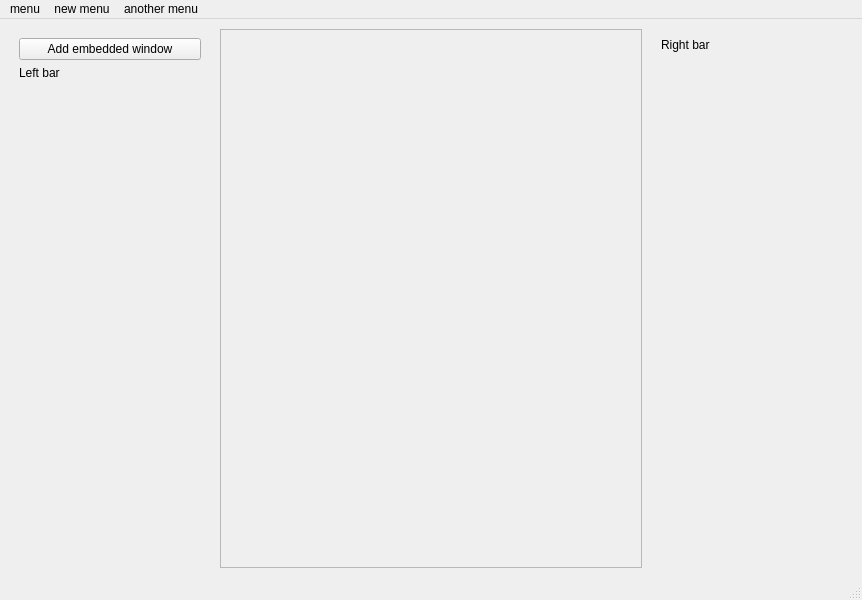
<?xml version="1.0" encoding="UTF-8"?>
<ui version="4.0">
 <class>MainWindow</class>
 <widget class="QMainWindow" name="MainWindow">
  <property name="geometry">
   <rect>
    <x>0</x>
    <y>0</y>
    <width>862</width>
    <height>600</height>
   </rect>
  </property>
  <property name="windowTitle">
   <string>QCustomEmbeddedWindow Example</string>
  </property>
  <widget class="QWidget" name="centralwidget">
   <layout class="QHBoxLayout" name="horizontalLayout">
    <property name="spacing">
     <number>10</number>
    </property>
    <property name="leftMargin">
     <number>10</number>
    </property>
    <property name="topMargin">
     <number>10</number>
    </property>
    <property name="rightMargin">
     <number>10</number>
    </property>
    <property name="bottomMargin">
     <number>10</number>
    </property>
    <item>
     <widget class="QWidget" name="leftBar" native="true">
      <property name="minimumSize">
       <size>
        <width>200</width>
        <height>0</height>
       </size>
      </property>
      <layout class="QVBoxLayout" name="leftBarLayout">
       <item>
        <widget class="QPushButton" name="addWindowBtn">
         <property name="text">
          <string>Add embedded window</string>
         </property>
        </widget>
       </item>
       <item>
        <widget class="QLabel" name="leftLabel">
         <property name="text">
          <string>Left bar</string>
         </property>
        </widget>
       </item>
       <item>
        <spacer name="leftSpacer">
         <property name="orientation">
          <enum>Qt::Vertical</enum>
         </property>
         <property name="sizeHint" stdset="0">
          <size>
           <width>20</width>
           <height>40</height>
          </size>
         </property>
        </spacer>
       </item>
      </layout>
     </widget>
    </item>
    <item>
     <widget class="QScrollArea" name="scrollArea">
      <property name="widgetResizable">
       <bool>true</bool>
      </property>
      <widget class="QWidget" name="scrollAreaWidgetContents">
       <property name="geometry">
        <rect>
         <x>0</x>
         <y>0</y>
         <width>430</width>
         <height>526</height>
        </rect>
       </property>
       <layout class="QVBoxLayout" name="scrollLayout"/>
      </widget>
     </widget>
    </item>
    <item>
     <widget class="QWidget" name="rightBar" native="true">
      <property name="minimumSize">
       <size>
        <width>200</width>
        <height>0</height>
       </size>
      </property>
      <layout class="QVBoxLayout" name="rightBarLayout">
       <item>
        <widget class="QLabel" name="rightLabel">
         <property name="text">
          <string>Right bar</string>
         </property>
        </widget>
       </item>
       <item>
        <spacer name="rightSpacer">
         <property name="orientation">
          <enum>Qt::Vertical</enum>
         </property>
         <property name="sizeHint" stdset="0">
          <size>
           <width>20</width>
           <height>40</height>
          </size>
         </property>
        </spacer>
       </item>
      </layout>
     </widget>
    </item>
   </layout>
  </widget>
  <widget class="QMenuBar" name="menubar">
   <property name="geometry">
    <rect>
     <x>0</x>
     <y>0</y>
     <width>862</width>
     <height>33</height>
    </rect>
   </property>
   <widget class="QMenu" name="menuFile">
    <property name="title">
     <string>menu</string>
    </property>
   </widget>
   <widget class="QMenu" name="menuNew">
    <property name="title">
     <string>new menu</string>
    </property>
   </widget>
   <widget class="QMenu" name="menuAnother">
    <property name="title">
     <string>another menu</string>
    </property>
   </widget>
   <addaction name="menuFile"/>
   <addaction name="menuNew"/>
   <addaction name="menuAnother"/>
  </widget>
  <widget class="QStatusBar" name="statusbar"/>
 </widget>
 <resources/>
 <connections/>
</ui>
